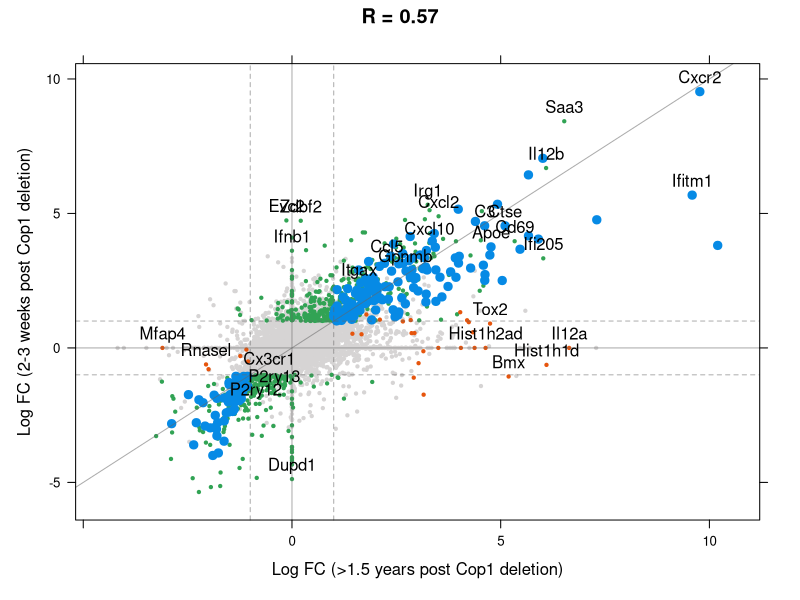

The R script that drew this image:
## 4-way plot comparing the COP1 KO changes in young and old mice
library(lattice)

merged = read.table('data/Merged_lfcPval_young_old_mice.txt',header = T,stringsAsFactors = F,sep = "\t")
## Plotting colors order: grey -> green -> red -> blue
merged$order <- ifelse(((merged$lfc.1484 > 1 | merged$lfc.1484 < -1) & (merged$p.1484 < 0.05 & merged$p.2450 > 0.05)),2,1)
merged[((merged$lfc.2450 > 1 | merged$lfc.2450 < -1) & (merged$p.2450 < 0.05 & merged$p.1484 > 0.05)), 'order'] <- 3
merged[(merged$lfc.1484 > 1 & merged$p.1484 < 0.05 & merged$lfc.2450 > 1 & merged$p.2450 < 0.05), 'order'] <- 4
merged[(merged$lfc.1484 < -1 & merged$p.1484 < 0.05 & merged$lfc.2450 < -1 & merged$p.2450 < 0.05), 'order'] <- 4
merged = merged[order(merged$order),]


## Create 4 - way plot
red = "#e6550d"; 
green = "#31a354"; 
blue = "#068ae5"; 
grey = "#d6d4d4" ; 


col = rep(grey, nrow(merged))
# Both up
col[which(merged$lfc.1484 > 1 & merged$p.1484 < 0.05 & merged$lfc.2450 > 1 & merged$p.2450 < 0.05)] = blue
# Both down
col[which(merged$lfc.1484 < -1 & merged$p.1484 < 0.05 & merged$lfc.2450 < -1 & merged$p.2450 < 0.05)] = blue
# Up in only one or the other
col[which((merged$lfc.1484 > 1 | merged$lfc.1484 < -1) & (merged$p.1484 < 0.05 & merged$p.2450 > 0.05))] = green
col[which((merged$lfc.2450 > 1 | merged$lfc.2450 < -1) & (merged$p.2450 < 0.05 & merged$p.1484 > 0.05))] = red


## To add regression line
y = lm(merged$lfc.1484  ~ merged$lfc.2450, data = merged)
## Add corr coeff
corr = cor.test(merged$lfc.2450,merged$lfc.1484)

# Plotting

pch = rep(19, nrow(merged))
cex = rep(0.4, nrow(merged))

cex[which(merged$lfc.1484 > 1 & merged$p.1484 < 0.05 & merged$lfc.2450 > 1 & merged$p.2450 < 0.05)] = 1
cex[which(merged$lfc.1484 < -1 & merged$p.1484 < 0.05 & merged$lfc.2450 < -1 & merged$p.2450 < 0.05)] = 1

## Label following genes
glist = c('Cxcr2','Ifitm1','Ctse','Apoe','Cxcl2','Ifi205',
          'Cxcl10','Itgax','Ccl5','C3','Il12b','Gpnmb',
          'Irg1','P2ry12','P2ry13','Cx3cr1','Il12a','Hist1h1d',
          'Bmx','Tox2','Hist1h2ad','Mfap4','Rnasel','Zdbf2','Evc2',
          'Ifnb1','Dupd1','Saa3','Il12b','Ifi205','Cd69','Jaml')
df = merged[merged$symbol.x %in% glist,]

pdf('figures/FigureS2C.pdf')
xyplot(merged$lfc.1484 ~ merged$lfc.2450, pch=pch, ylab="Log FC (2-3 weeks post Cop1 deletion)",
       xlab="Log FC (>1.5 years post Cop1 deletion)", main = paste0('R = ',round(corr$estimate,2)),
       par.settings = list(plot.symbol = list(col = col,cex = cex,pch=pch)),
       panel=function(...) { panel.xyplot(...)
         panel.abline(h=1, lty = "dashed", col = "#63636388")
         panel.abline(h=-1, lty = "dashed", col = "#63636388")
         panel.abline(v=1, lty = "dashed", col = "#63636388")
         panel.abline(v=-1, lty = "dashed", col = "#63636388")
         panel.abline(h=0, lty = "solid", col = "#63636388")
         panel.abline(v=0, lty = "solid", col = "#63636388")
         panel.abline(a = 0, b = 1, lty = "solid", col = "#63636388")
         panel.text(x= df$lfc.2450, y = df$lfc.1484, labels = df$symbol.x, col = 'black', pos=3)
       })

dev.off()